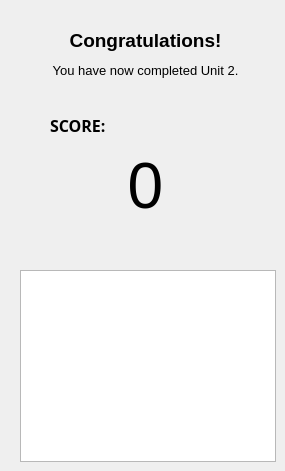
  <widget class="QWizardPage" name="wizardPage11">
   <widget class="QLabel" name="label_63">
    <property name="geometry">
     <rect>
      <x>30</x>
      <y>30</y>
      <width>231</width>
      <height>21</height>
     </rect>
    </property>
    <property name="font">
     <font>
      <pointsize>14</pointsize>
      <weight>75</weight>
      <bold>true</bold>
     </font>
    </property>
    <property name="text">
     <string>Congratulations!</string>
    </property>
    <property name="alignment">
     <set>Qt::AlignCenter</set>
    </property>
   </widget>
   <widget class="QGraphicsView" name="starView">
    <property name="geometry">
     <rect>
      <x>20</x>
      <y>270</y>
      <width>256</width>
      <height>192</height>
     </rect>
    </property>
    <property name="frameShape">
     <enum>QFrame::StyledPanel</enum>
    </property>
    <property name="frameShadow">
     <enum>QFrame::Sunken</enum>
    </property>
   </widget>
   <widget class="QLabel" name="label_64">
    <property name="geometry">
     <rect>
      <x>50</x>
      <y>110</y>
      <width>71</width>
      <height>31</height>
     </rect>
    </property>
    <property name="font">
     <font>
      <family>Levenim MT</family>
      <pointsize>12</pointsize>
      <weight>75</weight>
      <bold>true</bold>
     </font>
    </property>
    <property name="text">
     <string>SCORE:</string>
    </property>
   </widget>
   <widget class="QLabel" name="Score_label_10">
    <property name="geometry">
     <rect>
      <x>100</x>
      <y>150</y>
      <width>91</width>
      <height>71</height>
     </rect>
    </property>
    <property name="font">
     <font>
      <pointsize>48</pointsize>
     </font>
    </property>
    <property name="text">
     <string>0</string>
    </property>
    <property name="alignment">
     <set>Qt::AlignCenter</set>
    </property>
   </widget>
   <widget class="QLabel" name="label_65">
    <property name="geometry">
     <rect>
      <x>30</x>
      <y>60</y>
      <width>231</width>
      <height>21</height>
     </rect>
    </property>
    <property name="font">
     <font>
      <pointsize>10</pointsize>
      <weight>50</weight>
      <bold>false</bold>
     </font>
    </property>
    <property name="text">
     <string>You have now completed Unit 2.</string>
    </property>
    <property name="alignment">
     <set>Qt::AlignCenter</set>
    </property>
   </widget>
  </widget>
